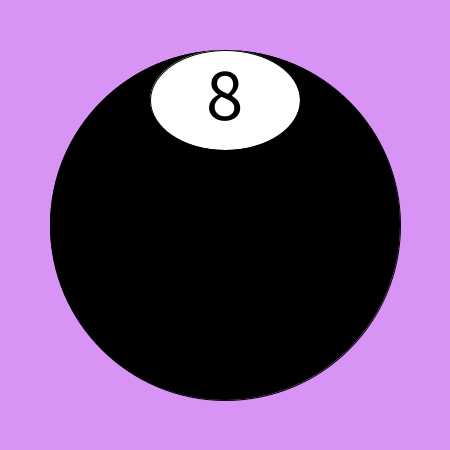
Frame 1 (no input)
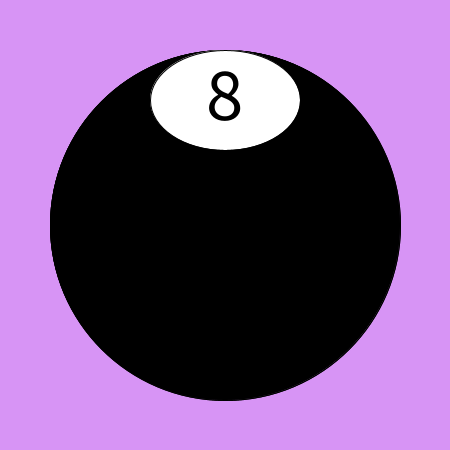
Frame 2 (the mouse pressed at the canvas centre, redrawn once)

The Processing sketch that drew these frames (run headless with seeded random() and noise(); the mouse was pressed at the canvas centre and the sketch redrawn once):

// Processing sketch: processing_79746
// ── processing_79746.pde

//Jinhe Weber, CP1, Mods 16-17
String answers [] =
{"Outlook not so good.", "Don't count on it.", "My sources say no.", "Without a doubt.", "Reply hazy, try again.", "It is certain.", "My reply is no.", "As I see it, yes.", "Most likely.", "You may rely on it.", "Cannot predict now.", "Better not tell you now.", "Very doubtful.", "Outlook good.", "Yes, definitely.", "Concentrate and ask again."
};
int num; 
boolean mode = false;
void setup()
{
  size (450,450);
  background(215,148,245);
  smooth();
  noLoop();
  textAlign(CENTER);
}
void draw()
{
  fill(255);
  num = int (random(16));
  fill(0);
  ellipse (225,225,350,350);
  if (mode == true)
  {
    fill(47,11,72);
    ellipse(225,225,235,235);
    fill(255);
    textSize(17);
    text(answers[num],225,225);
  }
  else if (mode == false)
  {
    fill(255);
    ellipse (225,100,150,100);
    fill(0);
    textSize(75);
    text("8",225,120);
  }
}
void mouseClicked()
{
  mode = ! mode;
}
void mouseReleased()
{
  redraw();
}
